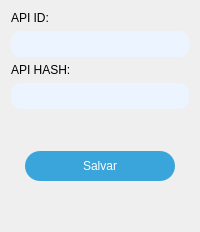
          <widget class="QWidget" name="tab_telegram_api">
           <attribute name="title">
            <string>API Padrão Telegram</string>
           </attribute>
           <layout class="QVBoxLayout" name="verticalLayout_9">
            <item>
             <widget class="QLabel" name="label_title_telegram_api_id">
              <property name="text">
               <string>API ID:</string>
              </property>
             </widget>
            </item>
            <item>
             <widget class="QLineEdit" name="line_telegram_api_id">
              <property name="styleSheet">
               <string notr="true">QLineEdit{
                                background: #EBF4FF;
                                border-radius: 10px;
                                padding: 5px;
                                }

                                QLineEdit:disabled{
                                background: #E3E9EF;
                                border-radius: 10px;
                                padding: 5px;
                                }
                              </string>
              </property>
             </widget>
            </item>
            <item>
             <widget class="QLabel" name="label_title_telegram_api_hash">
              <property name="text">
               <string>API HASH:</string>
              </property>
             </widget>
            </item>
            <item>
             <widget class="QLineEdit" name="line_telegram_api_hash">
              <property name="styleSheet">
               <string notr="true">QLineEdit{
                                background: #EBF4FF;
                                border-radius: 10px;
                                padding: 5px;
                                }

                                QLineEdit:disabled{
                                background: #E3E9EF;
                                border-radius: 10px;
                                padding: 5px;
                                }</string>
              </property>
             </widget>
            </item>
            <item>
             <widget class="QLabel" name="label_status_telegram_api">
              <property name="minimumSize">
               <size>
                <width>0</width>
                <height>30</height>
               </size>
              </property>
              <property name="text">
               <string/>
              </property>
              <property name="alignment">
               <set>Qt::AlignmentFlag::AlignCenter</set>
              </property>
             </widget>
            </item>
            <item alignment="Qt::AlignmentFlag::AlignHCenter">
             <widget class="QPushButton" name="btn_save_telegram_api">
              <property name="enabled">
               <bool>true</bool>
              </property>
              <property name="minimumSize">
               <size>
                <width>150</width>
                <height>30</height>
               </size>
              </property>
              <property name="maximumSize">
               <size>
                <width>250</width>
                <height>30</height>
               </size>
              </property>
              <property name="styleSheet">
               <string notr="true">QPushButton {
                                background: #39a5db;
                                color: white;
                                border-radius: 15px;
                                }

                                QPushButton:hover {
                                background-color: rgb(59, 116, 190);
                                color: white;
                                }

                                QPushButton:disabled{
                                background-color: rgb(222, 222, 222);
                                }</string>
              </property>
              <property name="text">
               <string>Salvar</string>
              </property>
              <property name="icon">
               <iconset theme="diskette.png"/>
              </property>
             </widget>
            </item>
            <item>
             <spacer name="verticalSpacer_2">
              <property name="orientation">
               <enum>Qt::Orientation::Vertical</enum>
              </property>
              <property name="sizeHint" stdset="0">
               <size>
                <width>20</width>
                <height>40</height>
               </size>
              </property>
             </spacer>
            </item>
           </layout>
          </widget>
